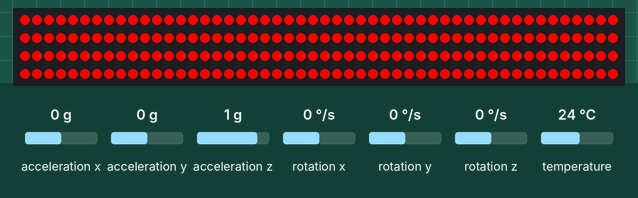
This program was run on a simulated ESP32. On the bench: 200 RGB LEDs in strip order, left to right, continuing on the next row. Inputs (shaded band) come from the test bench; at power-on: acceleration x 0 g, acceleration y 0 g, acceleration z 1 g, rotation x 0 °/s, rotation y 0 °/s, rotation z 0 °/s, temperature 24 °C. What the program prints to the serial monitor is not drawn.

Above: at 0.2 s.
At 1.2 s:
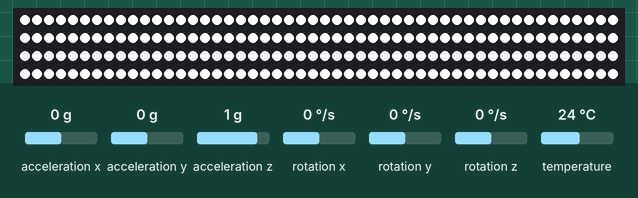
At 2.2 s:
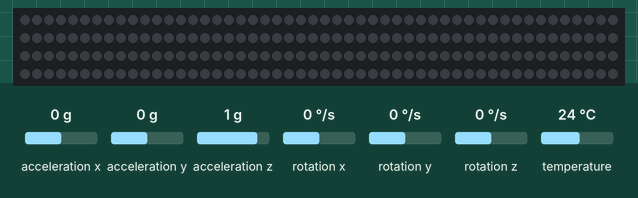

Measured:
- by itself, everything shown: repeats every 3.0 s, in 3 steps
- what the display in image 0 shows lasts 1.0 s, from 0.1 s to 1.1 s

The program:

main.cpp
```cpp
#include <Arduino.h>
#include "FastLED.h"
#include <Adafruit_MPU6050.h>
#include <Adafruit_Sensor.h>
#include <Wire.h>


#define DATA_PIN    26
#define LED_TYPE    WS2811
#define COLOR_ORDER GRB
#define NUM_LEDS    200
#define BRIGHTNESS  255

CRGB leds[NUM_LEDS];

Adafruit_MPU6050 mpu;

void setup(void) {

  FastLED.addLeds<LED_TYPE, DATA_PIN, COLOR_ORDER>(leds, NUM_LEDS)
  .setCorrection(TypicalLEDStrip).setDither(BRIGHTNESS < 255);

  fill_solid(leds, NUM_LEDS, CRGB:: Black);
  FastLED.show();

  Serial.begin(9600);
  while (!Serial)
    delay(10); // will pause Zero, Leonardo, etc until serial console opens

  Serial.println("Adafruit MPU6050 test!");

  // Try to initialize!
  if (!mpu.begin()) {
    Serial.println("Failed to find MPU6050 chip");
    while (1) {
      delay(10);
    }
  }
  Serial.println("MPU6050 Found!");

  //setupt motion detection
  mpu.setHighPassFilter(MPU6050_HIGHPASS_0_63_HZ);
  mpu.setMotionDetectionThreshold(1);
  mpu.setMotionDetectionDuration(20);
  mpu.setInterruptPinLatch(true);	// Keep it latched.  Will turn off when reinitialized.
  mpu.setInterruptPinPolarity(true);
  mpu.setMotionInterrupt(true);

  Serial.println("");
  delay(100);
}

void rojo(){
  for (int i = 0; i < NUM_LEDS; i++){
    leds[i] = CRGB :: Red;
  }
  FastLED.show();
  delay(1000);
}

void blanco (){
  for (int i = 0; i < NUM_LEDS; i ++){
    leds[i] = CRGB :: White;
  }
  FastLED.show();
  delay (1000);
}

void vacio(){
  for (int i = 0; i < NUM_LEDS; i++)
  {
    leds[i] = CRGB :: Black;
  }
  FastLED.show();
  delay(1000);
}

void loop() {


  if(mpu.getMotionInterruptStatus()) {
    rojo();
    blanco();
    vacio();

    /* Get new sensor events with the readings */
    sensors_event_t a, g, temp;
    mpu.getEvent(&a, &g, &temp);


    /* Print out the values */
    Serial.print("AccelX:");
    Serial.print(a.acceleration.x);
    Serial.print(",");
    Serial.print("AccelY:");
    Serial.print(a.acceleration.y);
    Serial.print(",");
    Serial.print("AccelZ:");
    Serial.print(a.acceleration.z);
    Serial.print(", ");
    Serial.print("GyroX:");
    Serial.print(g.gyro.x);
    Serial.print(",");
    Serial.print("GyroY:");
    Serial.print(g.gyro.y);
    Serial.print(",");
    Serial.print("GyroZ:");
    Serial.print(g.gyro.z);
    Serial.println("");
  }

  delay(10);
}
```
